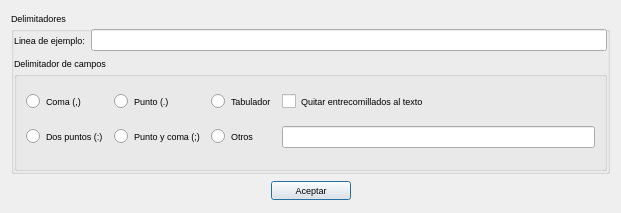
<?xml version="1.0" encoding="UTF-8"?>
<ui version="4.0">
 <class>Separador</class>
 <widget class="QDialog" name="Separador">
  <property name="geometry">
   <rect>
    <x>0</x>
    <y>0</y>
    <width>621</width>
    <height>213</height>
   </rect>
  </property>
  <property name="font">
   <font>
    <pointsize>7</pointsize>
   </font>
  </property>
  <property name="windowTitle">
   <string>Seleccion de delimitadores en ficheros .csv</string>
  </property>
  <property name="windowIcon">
   <iconset resource="recoverdrake.qrc">
    <normaloff>:/Imagenes/configure.png</normaloff>:/Imagenes/configure.png</iconset>
  </property>
  <layout class="QGridLayout" name="gridLayout">
   <item row="1" column="0">
    <spacer name="horizontalSpacer">
     <property name="orientation">
      <enum>Qt::Horizontal</enum>
     </property>
     <property name="sizeHint" stdset="0">
      <size>
       <width>251</width>
       <height>20</height>
      </size>
     </property>
    </spacer>
   </item>
   <item row="1" column="1">
    <widget class="QPushButton" name="pushButton">
     <property name="text">
      <string>Aceptar</string>
     </property>
    </widget>
   </item>
   <item row="1" column="2">
    <spacer name="horizontalSpacer_2">
     <property name="orientation">
      <enum>Qt::Horizontal</enum>
     </property>
     <property name="sizeHint" stdset="0">
      <size>
       <width>251</width>
       <height>20</height>
      </size>
     </property>
    </spacer>
   </item>
   <item row="0" column="0" colspan="3">
    <widget class="QGroupBox" name="groupBox">
     <property name="maximumSize">
      <size>
       <width>603</width>
       <height>162</height>
      </size>
     </property>
     <property name="title">
      <string>Delimitadores</string>
     </property>
     <layout class="QGridLayout" name="gridLayout_3">
      <property name="leftMargin">
       <number>0</number>
      </property>
      <property name="topMargin">
       <number>0</number>
      </property>
      <property name="rightMargin">
       <number>0</number>
      </property>
      <property name="bottomMargin">
       <number>0</number>
      </property>
      <item row="0" column="0">
       <widget class="QLabel" name="label_5">
        <property name="maximumSize">
         <size>
          <width>110</width>
          <height>16777215</height>
         </size>
        </property>
        <property name="text">
         <string>Linea de ejemplo:</string>
        </property>
       </widget>
      </item>
      <item row="0" column="1">
       <widget class="QLineEdit" name="lineEdit_3"/>
      </item>
      <item row="1" column="0" colspan="2">
       <widget class="QGroupBox" name="groupBox_2">
        <property name="title">
         <string>Delimitador de campos</string>
        </property>
        <layout class="QGridLayout" name="gridLayout_2">
         <item row="0" column="0">
          <widget class="QRadioButton" name="radioButton">
           <property name="text">
            <string>Coma (,)</string>
           </property>
          </widget>
         </item>
         <item row="0" column="1">
          <widget class="QRadioButton" name="radioButton_2">
           <property name="text">
            <string>Punto (.)</string>
           </property>
          </widget>
         </item>
         <item row="2" column="0">
          <widget class="QRadioButton" name="radioButton_6">
           <property name="text">
            <string>Dos puntos (:)</string>
           </property>
          </widget>
         </item>
         <item row="2" column="1">
          <widget class="QRadioButton" name="radioButton_4">
           <property name="text">
            <string>Punto y coma (;)</string>
           </property>
          </widget>
         </item>
         <item row="2" column="2">
          <widget class="QRadioButton" name="radioButton_5">
           <property name="text">
            <string>Otros</string>
           </property>
          </widget>
         </item>
         <item row="2" column="3">
          <widget class="QLineEdit" name="lineEdit_5">
           <property name="minimumSize">
            <size>
             <width>0</width>
             <height>20</height>
            </size>
           </property>
          </widget>
         </item>
         <item row="0" column="2">
          <widget class="QRadioButton" name="radioButton_3">
           <property name="text">
            <string>Tabulador</string>
           </property>
          </widget>
         </item>
         <item row="0" column="3">
          <widget class="QCheckBox" name="checkBox">
           <property name="text">
            <string>Quitar entrecomillados al texto</string>
           </property>
          </widget>
         </item>
        </layout>
       </widget>
      </item>
     </layout>
    </widget>
   </item>
  </layout>
 </widget>
 <resources>
  <include location="recoverdrake.qrc"/>
 </resources>
 <connections/>
</ui>
